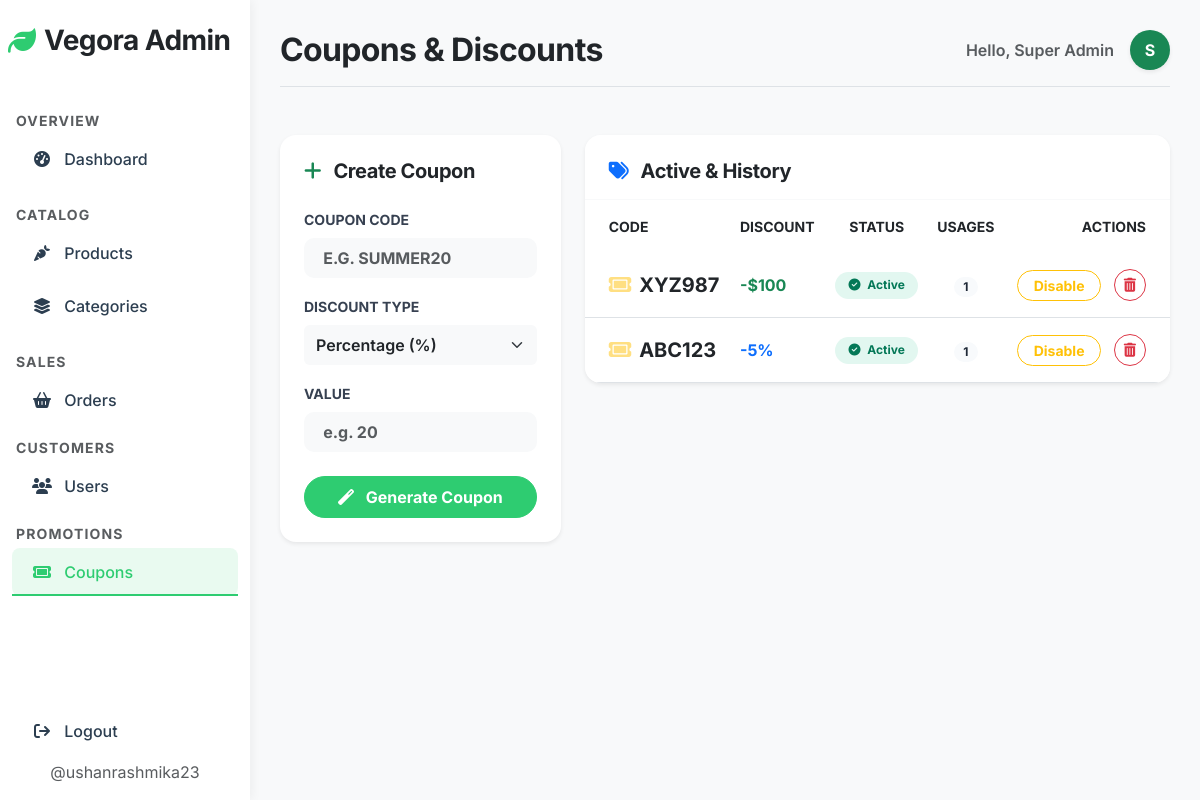
Page /admin/coupons.php (signed in) on the committed database.
### tables this page shows
CREATE TABLE `coupons` (
  `id` int NOT NULL AUTO_INCREMENT,
  `code` varchar(50) NOT NULL,
  `discount_type` enum('percent','fixed') NOT NULL DEFAULT 'percent',
  `discount_value` decimal(10,2) NOT NULL,
  `is_active` tinyint(1) DEFAULT '1',
  `created_at` timestamp NULL DEFAULT CURRENT_TIMESTAMP,
  PRIMARY KEY (`id`),
  UNIQUE KEY `code` (`code`)
);

### admin/coupons.php (the view, shortened to what this page needs)
<?php
require_once __DIR__ . '/../config/db.php';
$stmt = $pdo->query("
    SELECT c.*, (SELECT COUNT(id) FROM user_coupons WHERE coupon_id = c.id) as usages
    FROM coupons c
    ORDER BY c.created_at DESC
");
$coupons = $stmt->fetchAll(PDO::FETCH_ASSOC);
require_once __DIR__ . '/includes/header.php';
?>
  <?php require_once __DIR__ . '/includes/sidebar.php'; ?>
  <main class="main-content">
    <?php require_once __DIR__ . '/includes/topbar.php'; ?>
    <div class="row g-4 mb-5">
        <div class="col-lg-4">
            <div class="card border-0 shadow-sm rounded-4 bg-white p-4 sticky-top" style="top: 100px;">
                <h5 class="fw-bold mb-4"><i class="fa-solid fa-plus text-success me-2"></i> Create Coupon</h5>
                <form action="coupons.php" method="POST">
                    <div class="mb-3">
                        <label class="form-label text-muted fw-bold small text-uppercase">Coupon Code</label>
                        <input type="text" name="code" class="form-control bg-light border-0 py-2 text-uppercase fw-bold text-dark" placeholder="e.g. SUMMER20" required>
                    </div>
                    <div class="mb-3">
                        <label class="form-label text-muted fw-bold small text-uppercase">Discount Type</label>
                        <select name="type" class="form-select bg-light border-0 py-2 fw-semibold">
                            <option value="percent">Percentage (%)</option>
                        </select>
                    </div>
                    <div class="mb-4">
                        <label class="form-label text-muted fw-bold small text-uppercase">Value</label>
                        <input type="number" step="0.01" name="value" class="form-control bg-light border-0 py-2 fw-bold text-success" placeholder="e.g. 20" required>
                    </div>
                    <button type="submit" class="btn btn-primary w-100 rounded-pill fw-bold py-2"><i class="fa-solid fa-magic me-2"></i> Generate Coupon</button>
                </form>
            </div>
        </div>
        <div class="col-lg-8">
            <div class="card border-0 shadow-sm rounded-4 bg-white overflow-hidden">
                <div class="card-header bg-white border-bottom border-light pt-4 pb-3 px-4">
                    <h5 class="fw-bold text-dark mb-0"><i class="fa-solid fa-tags text-primary me-2"></i> Active & History</h5>
                </div>
                <div class="table-responsive">
                    <table class="table table-hover align-middle mb-0">
                        <thead class="bg-light text-muted small text-uppercase">
                            <tr>
                                <th class="ps-4 py-3 border-0">Code</th>
                                <th class="py-3 border-0">Discount</th>
                                <th class="py-3 border-0 text-center">Status</th>
                                <th class="py-3 border-0 text-center">Usages</th>
                                <th class="pe-4 py-3 border-0 text-end">Actions</th>
                            </tr>
                        </thead>
                        <tbody class="border-top-0">
                            <?php if (empty($coupons)): ?>
                                <tr><td colspan="5" class="text-center py-5 text-muted">No coupons created yet! Make your first discount code on the left.</td></tr>
                            <?php else: ?>
                                <?php foreach ($coupons as $c): ?>
                                <tr>
                                    <td class="ps-4 py-3 fw-bold text-dark fs-5">
                                        <i class="fa-solid fa-ticket me-2 text-warning opacity-50"></i><?php echo htmlspecialchars($c['code']); ?>
                                    </td>
                                    <td class="py-3 fw-bold <?php echo $c['discount_type'] === 'fixed' ? 'text-success' : 'text-primary'; ?>">
                                        <?php echo $c['discount_type'] === 'fixed' ? '-$' . rtrim(rtrim($c['discount_value'], '0'), '.') : '-' . rtrim(rtrim($c['discount_value'], '0'), '.') . '%'; ?>
                                    </td>
                                    <td class="py-3 text-center">
                                        <?php if ($c['is_active']): ?>
                                            <span class="badge badge-chip badge-chip-success"><i class="fa-solid fa-circle-check me-1"></i> Active</span>
                                        <?php else: ?>
                                            <span class="badge badge-chip badge-chip-danger"><i class="fa-solid fa-ban me-1"></i> Disabled</span>
                                        <?php endif; ?>
                                    </td>
                                    <td class="py-3 text-center fw-semibold text-muted">
                                        <span class="badge badge-chip-sm badge-chip-neutral"><?php echo $c['usages']; ?></span>
                                    </td>
                                    <td class="pe-4 py-3 text-end">
                                        <a href="coupons.php?action=toggle&id=<?php echo $c['id']; ?>" class="btn btn-sm <?php echo $c['is_active'] ? 'btn-outline-warning' : 'btn-outline-success'; ?> rounded-pill px-3 fw-bold me-2">
                                            <?php echo $c['is_active'] ? 'Disable' : 'Enable'; ?>
                                        </a>
                                        <a href="coupons.php?action=delete&id=<?php echo $c['id']; ?>" class="btn btn-sm btn-outline-danger rounded-circle" style="width: 32px; height: 32px;" onclick="return confirm('Delete this coupon permanently?');">
                                            <i class="fa-solid fa-trash-can"></i>
                                        </a>
                                    </td>
                                </tr>
                                <?php endforeach; ?>
                            <?php endif; ?>
                        </tbody>
                    </table>
                </div>
            </div>
        </div>
    </div>
  </main>
</body>
</html>

### css/style.css (style rules this page uses)
:root { --vegi-green: #2ecc71; --vegi-green-hover: #27ae60; --vegi-light: #f8f9fa; --vegi-dark: #2c3e50; --vegi-shadow: 0 8px 24px rgba(0, 0, 0, 0.06); --vegi-shadow-hover: 0 16px 32px rgba(0, 0, 0, 0.12); --vegi-radius: 20px; --vegi-radius-sm: 10px; }
body { font-family: 'Inter', system-ui, -apple-system, sans-serif; background-color: #ffffff; color: var(--vegi-dark); -webkit-font-smoothing: antialiased; }
h1, h2, h3, h4, h5, h6 { font-weight: 800; letter-spacing: -0.02em; }
.btn-primary { background-color: var(--vegi-green) !important; border-color: var(--vegi-green) !important; color: #fff; border-radius: var(--vegi-radius-sm); padding: 0.75rem 1.75rem; font-weight: 600; transition: all 0.3s cubic-bezier(0.4, 0, 0.2, 1); }
.form-label { font-weight: 600; color: var(--vegi-dark); margin-bottom: 0.5rem; }
.form-control { border-radius: var(--vegi-radius-sm); padding: 0.8rem 1.2rem; border: 2px solid #f3f4f6; background-color: #f9fafb; font-weight: 500; transition: all 0.3s ease; }

### admin/includes/header.php (style rules this page uses)
:root { --vegi-green: #2ecc71; --sidebar-width: 250px; }
body { font-family: 'Inter', sans-serif; background-color: #f8f9fa; }
.main-content { margin-left: var(--sidebar-width); padding: 30px; }
.main-content .form-label, .main-content label { color: #1f2937 !important; font-weight: 700; }
.main-content .form-label.text-muted, .main-content label.text-muted { color: #374151 !important; opacity: 1 !important; }
.badge-chip { border-radius: 999px; padding: 0.45rem 0.85rem; font-weight: 700; border: 0; line-height: 1; }
.badge-chip-sm { border-radius: 999px; padding: 0.25rem 0.6rem; font-size: 0.75rem; font-weight: 700; border: 0; line-height: 1; }
.badge-chip-neutral { background: #f8fafc; color: #1f2937; }
.badge-chip-success { background: rgba(16,185,129,0.12); color: #047857; }
.main-content .badge { border: 0 !important; }

### rows in the picture
coupons: code "XYZ987", discount_value "100", is_active 1 (drawn), usages "1"
coupons: code "ABC123", discount_value "5", is_active 1 (drawn), usages "1"

### other values in the picture
$pageHeader "Coupons & Discounts"
$_SESSION['user_name'] "Super Admin"
substr($_SESSION['user_name'] ?? 'A', 0, 1) "S"
